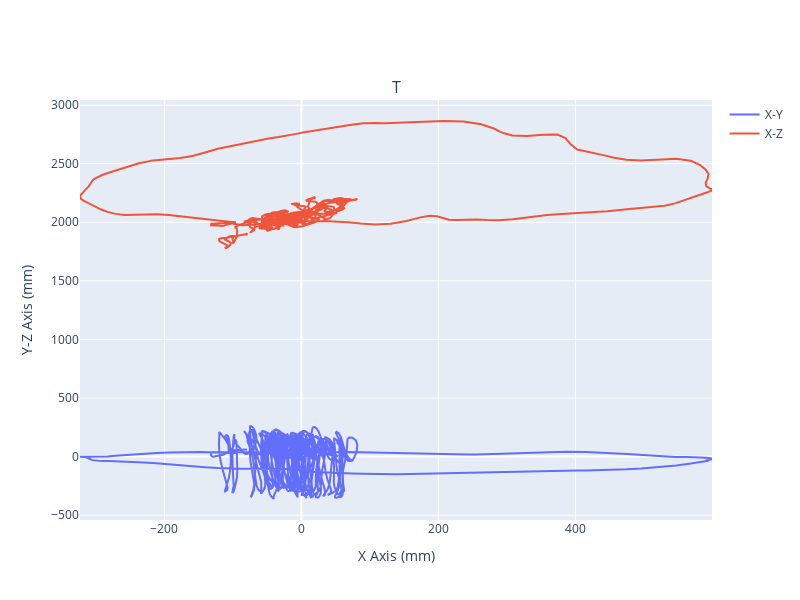

The cell this chart's notebook holds for it:
### Code cell
from plotly.subplots import make_subplots
import plotly.graph_objects as go

fig = make_subplots(rows=1, cols=1, subplot_titles=('Total Body Center of Mass Trajectory'))

# Add X data trace
fig.add_trace(
    go.Scatter(x=com_frame_xyz[:, 0], y=com_frame_xyz[:, 1], mode='lines', name='X-Y'),
    row=1, col=1
)

# Add Z data trace
fig.add_trace(
    go.Scatter(x=com_frame_xyz[:, 0], y=com_frame_xyz[:, 2], mode='lines', name='X-Z'),
    row=1, col=1
)

# COM plot axes labels
fig.update_xaxes(title_text='X Axis (mm)', row=1, col=1)
fig.update_yaxes(title_text='Y-Z Axis (mm)', row=1, col=1)

fig.update_layout(height=600, width=800, showlegend=True)
fig.show()

### Figure 1 — Plotly figure (JSON) as saved in the notebook; plotly's stock layout.template omitted (floating-point values rounded to 4 significant figures; data arrays with more than 128 entries replaced by an {"elided": "..."} marker saying what was removed)
{"data": [{"mode": "lines", "name": "X-Y", "type": "scatter", "x": {"elided": "2093 float values"}, "xaxis": "x", "y": {"elided": "2093 float values"}, "yaxis": "y"}, {"mode": "lines", "name": "X-Z", "type": "scatter", "x": {"elided": "2093 float values"}, "xaxis": "x", "y": {"elided": "2093 float values"}, "yaxis": "y"}], "layout": {"annotations": [{"font": {"size": 16}, "showarrow": false, "text": "T", "x": 0.5, "xanchor": "center", "xref": "paper", "y": 1, "yanchor": "bottom", "yref": "paper"}], "height": 600, "showlegend": true, "width": 800, "xaxis": {"anchor": "y", "domain": [0, 1], "title": {"text": "X Axis (mm)"}}, "yaxis": {"anchor": "x", "domain": [0, 1], "title": {"text": "Y-Z Axis (mm)"}}}}
